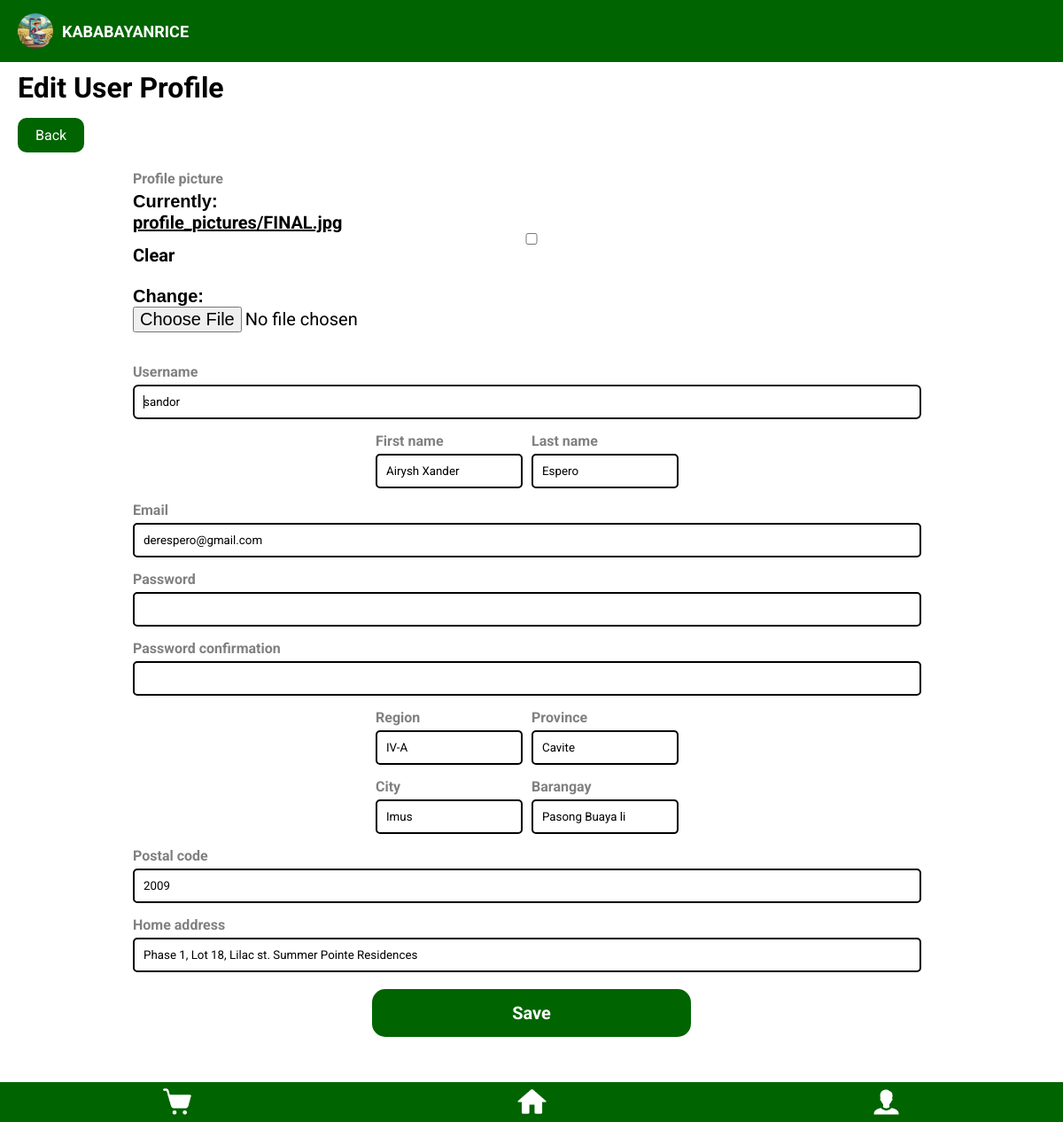
The app's page /editprofile/ (signed in) with its own data.
### myapp/models.py (models this page shows, shortened)
class Account(models.Model):
    user = models.OneToOneField(User, on_delete=models.CASCADE, null=True, blank=True)
    name = models.CharField(max_length=255, null=True, blank=True)
    email = models.EmailField(unique=True, null=True, blank=True)
    profile_picture = models.ImageField(upload_to="profile_pictures/", null=True, blank=True)

class ShippingAddress(models.Model):
    account = models.ForeignKey(User, on_delete=models.SET_NULL, blank=True, null=True)
    region = models.CharField(max_length=255, default='', blank=False)
    province = models.CharField(max_length=255, default='', blank=False)
    city = models.CharField(max_length=255, default='', blank=False)
    barangay = models.CharField(max_length=255, default='', blank=False)
    postal_code = models.CharField(max_length=255, default='', blank=False)
    home_address = models.CharField(max_length=255, default='', blank=False)

### myapp/views.py (the view)
# urls.py: path("editprofile/", views.editprofile_page, name="editprofile"),
@login_required(login_url="/login/")
def editprofile_page(request):
    current_user = request.user
    shipping_address = current_user.shippingaddress_set.first()
    account = Account.objects.get(user=current_user)
    user_form = EditProfileForm(instance=current_user)
    address_form = ShippingAddressForm(instance=shipping_address)
    if request.method == 'POST':
        account_form = AccountForm(request.POST, request.FILES, instance=account)
        user_form = EditProfileForm (request.POST, instance=current_user)
        address_form = ShippingAddressForm(request.POST, instance=shipping_address)
        if user_form.is_valid() and address_form.is_valid():
            account_form.save()
            user_form.save()
            address_form.save()
            login(request, current_user)
            return redirect('profile')
        else:
            print("Account Form Errors:")
            for field, errors in account_form.errors.items():
                for error in errors:
                    print(f"{field}: {error}")
            print("not valid")
            print("User Form Errors:")
            for field, errors in user_form.errors.items():
                for error in errors:
                    print(f"{field}: {error}")
            print("Address Form Errors:")
            for field, errors in address_form.errors.items():
                for error in errors:
                    print(f"{field}: {error}")
    else:
        account_form = AccountForm(instance=account)
        user_form = EditProfileForm(instance=current_user)
        address_form = ShippingAddressForm(instance=shipping_address)
    return render(request, 'Profile/editprofile.html', {'account_form': account_form,'user_form': user_form, 'address_form': address_form})

### myapp/forms.py
class AccountForm(forms.ModelForm):
    profile_picture = forms.ImageField(required=False)
    class Meta:
        model = Account
        fields = ['profile_picture']

class EditProfileForm(UserCreationForm):
    username = forms.CharField(required=False)
    first_name = forms.CharField(required=False)
    last_name = forms.CharField(required=False)
    email = forms.EmailField(required=False)
    class Meta:
        model = User
        fields = ['username', 'first_name', 'last_name', 'email', 'password1', 'password2']

### myapp/templates/Profile/editprofile.html (shortened to what this page needs)
{% extends "Home/navbarAndfooter.html" %}
{% load static %}
{% block NavbarAndFooter %}
    {{ block.super }}
    <head>
        {% load static %}
        <link rel="stylesheet" type="text/css" href="{% static 'css/editprofile.css' %}">
    </head>
    <h1 class="title">Edit User Profile</h1>
    <form class="back-link" action="{% url 'profile' %}" method="post">
        <button type="submit">Back</button>
    </form>
    <div class="page-container">
        <form class="editprofile-form" method="post" action="{% url 'editprofile' %}" enctype="multipart/form-data">
            <h4>{{ account_form.profile_picture.label }}</h4>
            {{ account_form.profile_picture }}
            <h4>{{ user_form.username.label }}</h4>
            {{ user_form.username }}
            <div class="name">
                <div class="name-container">
                    <h4 class="f-name">{{ user_form.first_name.label }}</h4>
                    {{ user_form.first_name }}
                </div>
                <div class="name-container">
                    <h4 class="l-name">{{ user_form.last_name.label }}</h4>
                    {{ user_form.last_name }}
                </div>
            </div>
            <h4>{{ user_form.email.label }}</h4>
            {{ user_form.email }}
            <h4>{{ user_form.password1.label }}</h4>
            {{ user_form.password1 }}
            <h4>{{ user_form.password2.label }}</h4>
            {{ user_form.password2 }}
            <div class="address1">
                <div class="address-container">
                    <h4>{{ address_form.region.label }}</h4>
                    {{ address_form.region }}
                </div>
                <div class="address-container">
                    <h4>{{ address_form.province.label }}</h4>
                    {{ address_form.province }}
                </div>
            </div>
            <div class="address2">
                <div class="address-container">
                    <h4>{{ address_form.city.label }}</h4>
                    {{ address_form.city }}
                </div>
                <div class="address-container">
                    <h4>{{ address_form.barangay.label }}</h4>
                    {{ address_form.barangay }}
                </div>
            </div>
            <h4>{{ address_form.postal_code.label }}</h4>
            {{ address_form.postal_code }}
            <h4>{{ address_form.home_address.label }}</h4>
            {{ address_form.home_address }}
            <button id="EP-SaveButton" type="submit">Save</button>
        </form>
    </div>
{% endblock %}

### myapp/static/css/Home.css (style rules this page uses)
* { margin: 0; padding: 0; font-family: 'Roboto', sans-serif; }

### myapp/static/css/editprofile.css (style rules this page uses)
* { font-family: 'Roboto', sans-serif; margin: 0; padding: 0; color: black; }
.title { margin: 10px 20px; }
.back-link { display: inline-block; }
.back-link button { margin: 5px 20px; padding: 10px 20px; font-size: 16px; color: #fff; background-color: #006400; border: none; box-shadow: 2px 2px; border-radius: 10px; cursor: pointer; transition: background-color 0.3s; }
div { display: flex; justify-content: center; }
.editprofile-form { display: flex; flex-direction: column; font-family: Arial; font-size: 20px; font-weight: bold; width: 75%; }
.editprofile-form h4 { color: gray; margin: 15px 0px 5px; font-size: 16px; }
.editprofile-form .name { display: flex; align-items: center; justify-content: center; }
.name .name-container { display: flex; flex-direction: column; }
.editprofile-form .address1 { display: flex; align-items: center; justify-content: center; }
.editprofile-form .address2 { display: flex; align-items: center; justify-content: center; }
.address1 .address-container { display: flex; flex-direction: column; }
.address2 .address-container { display: flex; flex-direction: column; }
.editprofile-form input[type="file"] { font-size: 20px; width: 100%; margin-bottom: 20px; }
.editprofile-form input[type="text"], .editprofile-form input[type="email"], .editprofile-form input[type="password"] { width: calc(100% - 10px); border: 2px solid black; border-radius: 5px; padding: 10px; box-sizing: border-box; }
#EP-SaveButton { margin: auto; background-color: #006400; color: #FFFFFF; padding: 15px 40px; font-size: 20px; font-weight: bold; border: none; border-radius: 15px; margin-top: 0.20in; width: 40%; margin-bottom: 1in; }

### records on screen
ShippingAddress: region "IV-A", province "Cavite", city "Imus", barangay "Pasong Buaya li", postal_code "2009", home_address "Phase 1, Lot 18, Lilac st. Summer Pointe Residences"

### other values on screen
{{ account_form.profile_picture.label }} "Profile picture"
{{ user_form.username.label }} "Username"
{{ user_form.first_name.label }} "First name"
{{ user_form.last_name.label }} "Last name"
{{ user_form.email.label }} "Email"
{{ user_form.password1.label }} "Password"
{{ user_form.password2.label }} "Password confirmation"
{{ address_form.region.label }} "Region"
{{ address_form.province.label }} "Province"
{{ address_form.city.label }} "City"
{{ address_form.barangay.label }} "Barangay"
{{ address_form.postal_code.label }} "Postal code"
{{ address_form.home_address.label }} "Home address"
